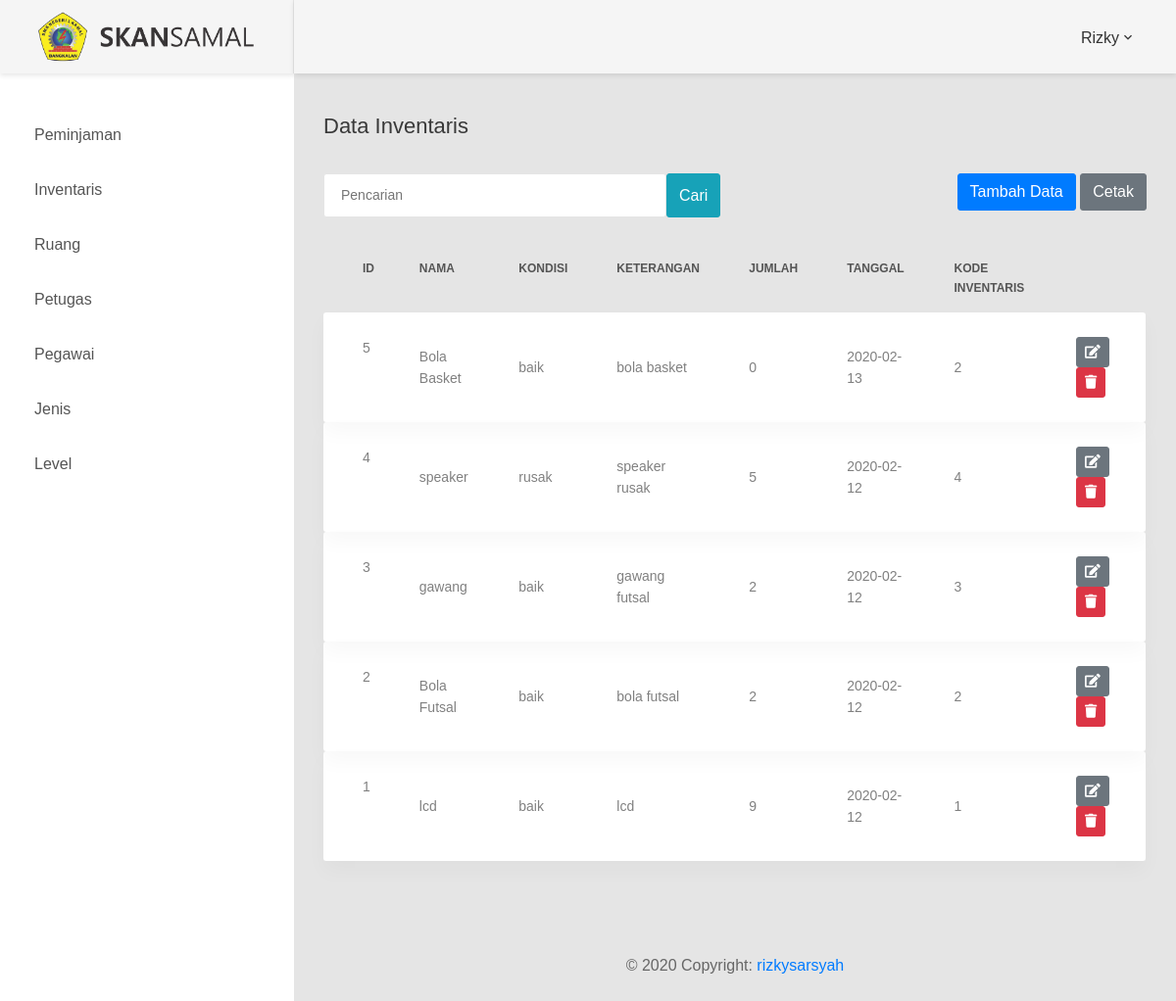
Page /index.php?page=inventaris (signed in) on the committed database.
### tables this page shows
CREATE TABLE `inventaris` (
  `ID_INVENTARIS` int(11) NOT NULL,
  `ID_PETUGAS` int(5) DEFAULT NULL,
  `ID_RUANG` int(5) DEFAULT NULL,
  `ID_JENIS` int(5) DEFAULT NULL,
  `NAMA` varchar(30) DEFAULT NULL,
  `KONDISI` varchar(30) DEFAULT NULL,
  `KETERANGAN_INVENTARIS` varchar(30) DEFAULT NULL,
  `JUMLAH` varchar(30) DEFAULT NULL,
  `TANGGAL_REGISTER` date DEFAULT NULL,
  `KODE_INVENTARIS` varchar(30) DEFAULT NULL
);

### modul/inventaris/index.php (the view, shortened to what this page needs)
<div class="row">
    <div class="col-md-12">
        <h3 class="title-5 m-b-35">Data Inventaris</h3>
        <div class="table-data__tool">
            <form class="form-header" action="" method="POST">
                <input class="au-input au-input--xl" type="text" name="cari"  placeholder="Pencarian" />
                <button class="btn btn-info" type="submit" name="pencarian">Cari</button>
            </form>
            <div class="table-data__tool-right">
                <a href="index.php?page=tambah_inventaris">
                   <button class="btn btn-primary">Tambah Data</button>
               </a>
               <a href="modul/inventaris/cetak_inventaris.php">
                   <button class="btn btn-secondary">Cetak</button>
               </a>
           </div>
       </div>
       <div class="table-responsive table-responsive-data2">
        <table class="table table-data2">
            <thead>
                <tr>
                    <th>id</th>
                    <th>nama</th>
                    <th>kondisi</th>
                    <th>keterangan</th>
                    <th>jumlah</th>
                    <th>tanggal</th>
                    <th>kode inventaris</th>
                </tr>
            </thead>
            <tbody>
                <?php
                if(isset($_POST['pencarian']))
                {
                    $cari = $_POST['cari'];
                    $query = mysqli_query($mysqli, "SELECT * FROM inventaris where NAMA like '%$cari%' OR ID_INVENTARIS like '%$cari%' OR KONDISI like '%$cari%' OR KETERANGAN_INVENTARIS like '%$cari%' OR JUMLAH like '%$cari%'")or die('Ada kesalahan pada query insert: '.mysqli_error($mysqli));
                }
                else{
                    $query = mysqli_query($mysqli, "SELECT * FROM inventaris ORDER BY ID_INVENTARIS DESC")or die('Ada kesalahan pada query insert: '.mysqli_error($mysqli));
                }
                while ($data = mysqli_fetch_assoc($query)) {
                    ?>
                    <tr class="tr-shadow">
                        <td><?php echo $data['ID_INVENTARIS']; ?></td>
                        <td><?php echo $data['NAMA']; ?></td>
                        <td><?php echo $data['KONDISI']; ?></td>
                        <td><?php echo $data['KETERANGAN_INVENTARIS']; ?></td>
                        <td><?php echo $data['JUMLAH']; ?></td>
                        <td><?php echo $data['TANGGAL_REGISTER']; ?></td>
                        <td><?php echo $data['KODE_INVENTARIS']; ?></td>
                        <td>
                            <a data-toggle="tooltip" data-placement="top" title="edit" class="btn btn-secondary btn-sm" href="index.php?page=edit_inventaris&edit=<?php echo $data['ID_INVENTARIS']; ?>&ruang=<?php echo $data['ID_RUANG']; ?>&jenis=<?php echo $data['ID_JENIS']; ?>"  onclick="return confirm('apakah anda yakin untuk edit <?php echo $data['NAMA']; ?> ?')">
                                <i class=" fas fa-edit"></i>
                            </a>
                            <a data-toggle="tooltip" data-placement="top" title="delete" class="btn btn-danger btn-sm" href="index.php?page=inventaris&delete=<?php echo $data['ID_INVENTARIS']; ?>" onclick="return confirm('apakah anda yakin untuk delete <?php echo $data['NAMA']; ?> ?')">
                                <i class="fas fa-trash"></i>
                            </a>
                        </td>
                    </tr>
                    <?php } ?>
                </tbody>
            </table>
        </div>
    </div>
</div>

### index.php (shortened to what this page needs)
<!DOCTYPE html>
<html lang="en">
<head>
    <link href="assets/css/font-face.css" rel="stylesheet" media="all">
    <link href="assets/font-awesome-4.7/css/font-awesome.min.css" rel="stylesheet" media="all">
    <link href="assets/font-awesome-5/css/fontawesome-all.min.css" rel="stylesheet" media="all">
    <link href="assets/mdi-font/css/material-design-iconic-font.min.css" rel="stylesheet" media="all">
    <link href="assets/bootstrap-4.1/bootstrap.min.css" rel="stylesheet" media="all">
    <link href="assets/animsition/animsition.min.css" rel="stylesheet" media="all">
    <link href="assets/bootstrap-progressbar/bootstrap-progressbar-3.3.4.min.css" rel="stylesheet" media="all">
    <link href="assets/wow/animate.css" rel="stylesheet" media="all">
    <link href="assets/css-hamburgers/hamburgers.min.css" rel="stylesheet" media="all">
    <link href="assets/slick/slick.css" rel="stylesheet" media="all">
    <link href="assets/select2/select2.min.css" rel="stylesheet" media="all">
    <link href="assets/perfect-scrollbar/perfect-scrollbar.css" rel="stylesheet" media="all">
    <link href="assets/css/theme.css" rel="stylesheet" media="all">
</head>
<body class="">
    <div class="page-wrapper">
        <?php include 'sidebar.php'; ?>
        <div class="page-container">
            <?php include 'header.php'; ?>
            <div class="main-content">
                <div class="section__content section__content--p30">
                    <?php include 'page.php'; ?>
                </div>
            </div>
            <br><br><br>
            <div class="footer-copyright text-center py-3">© 2020 Copyright:
                <a href="http://instagram.com/rizkysarsyah"> rizkysarsyah</a>
            </div>
        </div>
    </div>
</body>
</html>

### sidebar.php (shortened to what this page needs)
<aside class="menu-sidebar d-none d-lg-block">
    <div class="logo">
        <a href="index.php?page=home">
            <img src="images/logo.png"/>
        </a>
    </div>
    <nav class="navbar-sidebar">
        <ul class="list-unstyled navbar__list">
            <li>
                <a href="index.php?page=peminjaman">Peminjaman</a>
            </li>
        </ul>
        <ul class="list-unstyled navbar__list">
            <li>
                <a href="index.php?page=inventaris">Inventaris</a>
            </li>
        </ul>
        <ul class="list-unstyled navbar__list">
            <li>
                <a href="index.php?page=ruang">Ruang</a>
            </li>
        </ul>
        <ul class="list-unstyled navbar__list">
            <li>
                <a href="index.php?page=petugas">Petugas</a>
            </li>
        </ul>
        <ul class="list-unstyled navbar__list">
            <li>
                <a href="index.php?page=pegawai">Pegawai</a>
            </li>
        </ul>
        <ul class="list-unstyled navbar__list">
            <li>
                <a href="index.php?page=jenis">Jenis</a>
            </li>
        </ul>
        <ul class="list-unstyled navbar__list">
            <li>
                <a href="index.php?page=level">Level</a>
            </li>
        </ul>
    </nav>
</aside>

### header.php (shortened to what this page needs)
<header class="header-desktop">
    <div class="section__content section__content--p30">
        <div class="container-fluid">
            <div class="header-wrap">
                <div class="header-button">
                    <div class="account-wrap">
                        <div class="account-item clearfix js-item-menu">
                            <div class="content">
                                <a class="js-acc-btn" href="#"><?php echo $_SESSION['nama_petugas']; ?></a>
                            </div>
                            </div>
                        </div>
                    </div>
                </div>
            </div>
        </div>
    </header>

### page.php (shortened to what this page needs)
<?php
if(isset($_GET['page'])){
	$page = $_GET['page'];
	switch ($page) {
		case 'inventaris':
		include "modul/inventaris/index.php";
		break;
	}
}else{
	include "home.php";
}
?>

### rows in the picture
inventaris: ID_INVENTARIS "5", NAMA "Bola Basket", KONDISI "baik", KETERANGAN_INVENTARIS "bola basket", JUMLAH "0", TANGGAL_REGISTER "2020-02-13", KODE_INVENTARIS "2"
inventaris: ID_INVENTARIS "4", NAMA "speaker", KONDISI "rusak", KETERANGAN_INVENTARIS "speaker rusak", JUMLAH "5", TANGGAL_REGISTER "2020-02-12", KODE_INVENTARIS "4"
inventaris: ID_INVENTARIS "3", NAMA "gawang", KONDISI "baik", KETERANGAN_INVENTARIS "gawang futsal", JUMLAH "2", TANGGAL_REGISTER "2020-02-12", KODE_INVENTARIS "3"
inventaris: ID_INVENTARIS "2", NAMA "Bola Futsal", KONDISI "baik", KETERANGAN_INVENTARIS "bola futsal", JUMLAH "2", TANGGAL_REGISTER "2020-02-12", KODE_INVENTARIS "2"
inventaris: ID_INVENTARIS "1", NAMA "lcd", KONDISI "baik", KETERANGAN_INVENTARIS "lcd", JUMLAH "9", TANGGAL_REGISTER "2020-02-12", KODE_INVENTARIS "1"

### other values in the picture
$_SESSION['nama_petugas'] "Rizky"
